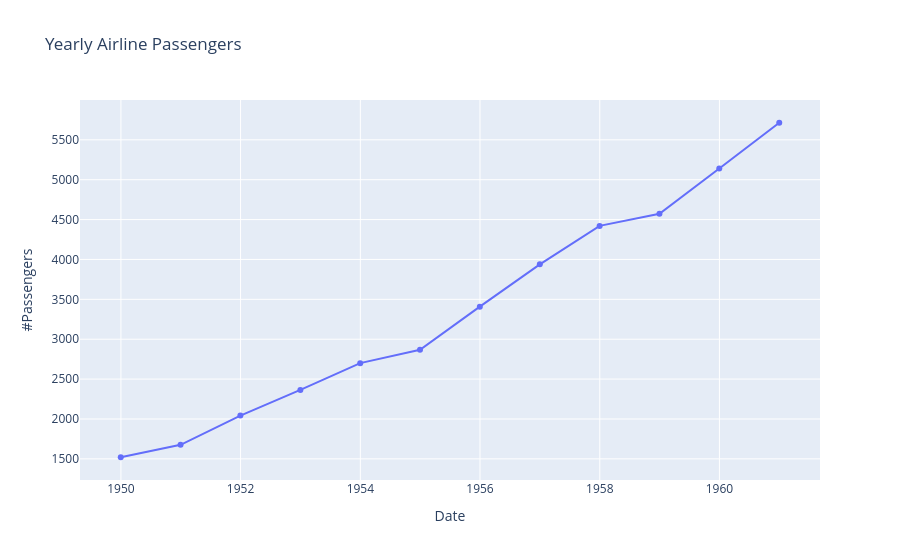

Here is the notebook cell this chart was saved with:
### Markdown cell above
## Plotly:

### Code cell
yearly_df = yearly_passengers.reset_index()

fig = px.line(
    yearly_df,
    x="Date",
    y="#Passengers",
    markers=True,
    title="Yearly Airline Passengers"
)

fig.show()

### Figure 1 — Plotly figure (JSON) as saved in the notebook; plotly's stock layout.template omitted (floating-point values rounded to 4 significant figures)
{"data": [{"hovertemplate": "Date=%{x}<br>#Passengers=%{y}<extra></extra>", "legendgroup": "", "line": {"color": "#636efa", "dash": "solid"}, "marker": {"symbol": "circle"}, "mode": "lines+markers", "name": "", "orientation": "v", "showlegend": false, "type": "scatter", "x": ["1949-12-31T00:00:00", "1950-12-31T00:00:00", "1951-12-31T00:00:00", "1952-12-31T00:00:00", "1953-12-31T00:00:00", "1954-12-31T00:00:00", "1955-12-31T00:00:00", "1956-12-31T00:00:00", "1957-12-31T00:00:00", "1958-12-31T00:00:00", "1959-12-31T00:00:00", "1960-12-31T00:00:00"], "xaxis": "x", "y": [1520, 1676, 2042, 2364, 2700, 2867, 3408, 3939, 4421, 4572, 5140, 5714], "yaxis": "y"}], "layout": {"legend": {"tracegroupgap": 0}, "title": {"text": "Yearly Airline Passengers"}, "xaxis": {"anchor": "y", "domain": [0, 1], "title": {"text": "Date"}}, "yaxis": {"anchor": "x", "domain": [0, 1], "title": {"text": "#Passengers"}}}}
